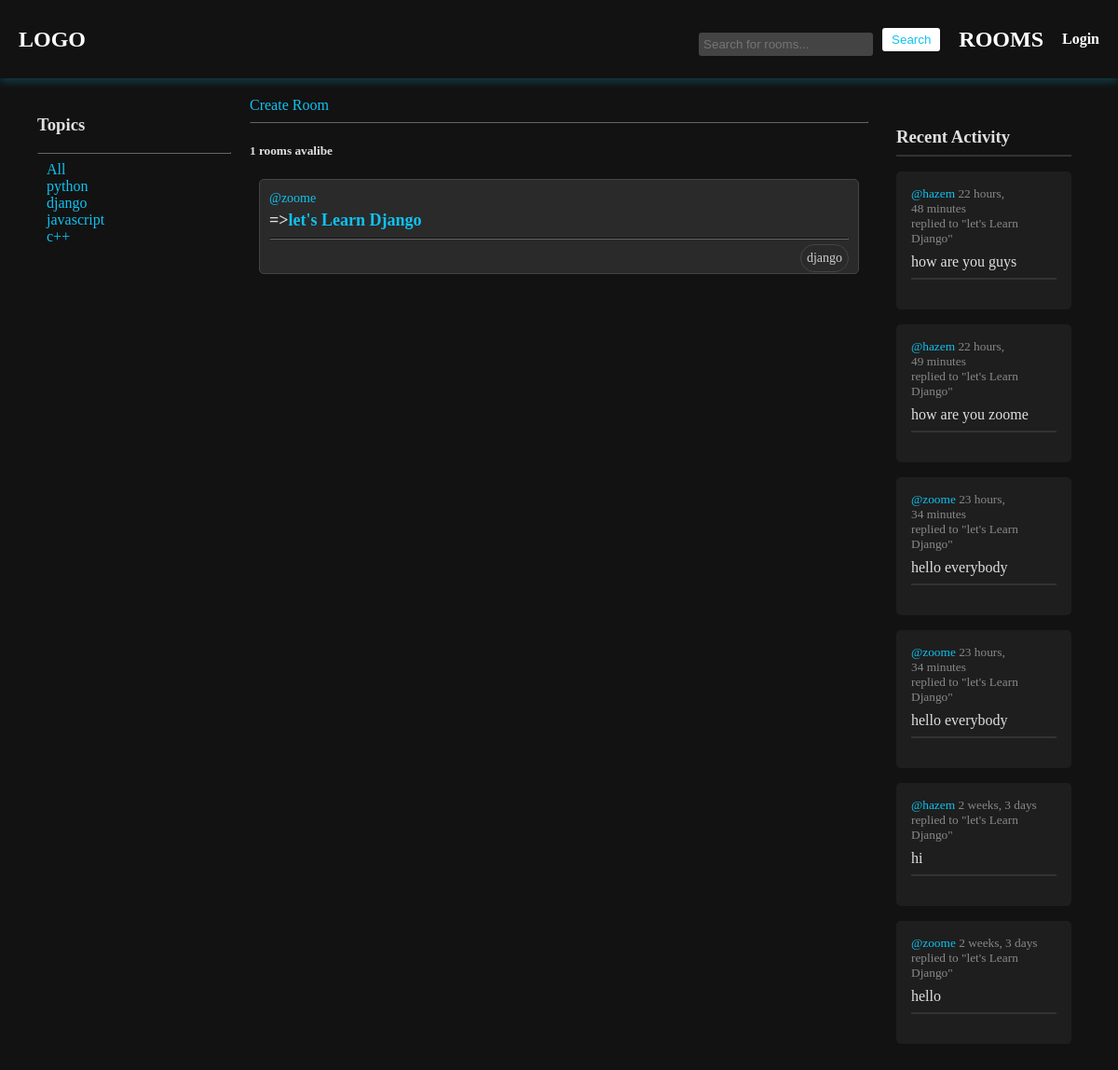
/rooms/?q=django, run on the app's committed database.
### app/models.py (models this page shows, shortened)
class Topic(models.Model):
    name = models.CharField(max_length=200)

class Room(models.Model):
    host = models.ForeignKey(User, on_delete=models.SET_NULL, null=True)
    topic = models.ForeignKey(Topic, on_delete=models.SET_NULL, null=True)
    name = models.CharField(max_length=200)
    description = models.TextField(null=True)
    participants = models.ManyToManyField(User, related_name="participants", blank=True)
    created = models.DateTimeField(auto_now_add=True)
    updated = models.DateTimeField(auto_now=True)
    class Meta:
        ordering = ['-updated', '-created']
    def __str__(self):
        return self.name

class User(AbstractUser):
    name = models.CharField(max_length=200, null=True)
    email = models.EmailField(unique=True)
    bio = models.TextField(null=True)
    avatar = models.ImageField(default="profile.png")
    USERNAME_FIELD = 'username'
    REQUIRED_FIELDS = []

class Message(models.Model):
    user = models.ForeignKey(User, on_delete=models.CASCADE)
    room = models.ForeignKey(Room, on_delete=models.CASCADE)
    body = models.TextField()
    created = models.DateTimeField(auto_now_add=True)
    updated = models.DateTimeField(auto_now=True)
    class Meta:
        ordering = ['-updated', '-created']

### app/views.py (the view)
# urls.py: path('rooms/', views.getRooms),
def rooms(request):
    q = request.GET.get('q')
    if q:
        contact = Room.objects.filter(
            Q(topic__name__contains=q) |
            Q(name__contains=q) |
            Q(description__contains=q)
        )
        if not contact:
            return render(request, 'room.html', {'room': None})
        room_messages = Message.objects.filter(
            Q(room__topic__name__contains=q)
        )
    else:
        contact = Room.objects.all()
        room_messages = Message.objects.filter(
            Q(room__topic__name__contains='')
        )
    rooms_count = contact.count()
    topics = Topic.objects.all()
    return render(request, 'rooms.html', {'rooms': contact, 'topics': topics, 'rooms_count': rooms_count, 'room_messages': room_messages})

### templates/rooms.html (shortened to what this page needs)
{% extends 'main.html' %}
{% block body %}
<div class="container">
    <div>
        {% include 'topic_component.html' %}
    </div>
    <div>
        <a href="/create-room">Create Room</a>
        <hr>
        <h5> {{rooms_count}} rooms avalibe</h5>
        {% include 'feed_component.html' %}
    </div>
    <div>
        {% include 'activity_component.html' %}
    </div>
</div>
{% endblock body %}

### templates/topic_component.html
<h3>Topics</h3>
<hr>
<div>
    <a href="/rooms">All</a>
</div>
{% for topic in topics %}
    <div>
        <a href="/rooms/?q={{topic.name}}">{{topic.name}}</a>
    </div>
{% endfor %}

### templates/feed_component.html (shortened to what this page needs)
<div class="room-list" style="text-align: initial;">
    {% for room in rooms %}
        <div class="room-item">
            <a href="/profile/{{room.host.id}}" class="host-link">@{{room.host.username}}</a>
            <h5 class="room-title">
                =><a href="/room/{{room.id}}" class="room-link">{{room.name}}</a>
            </h5>
            <hr>
            <small class="room-topic">{{room.topic.name}}</small>
            <br>
        </div>
    {% endfor %}
</div>

### templates/activity_component.html (shortened to what this page needs)
<div class="recent-activity">
<h3>Recent Activity</h3>
<hr>
{% for message in room_messages %}
<div>
    <small><a href="/profile/{{message.user.id}}">@{{message.user}}</a> {{message.created|timesince}} </small>
    <small>replied to "{{message.room}}"</small>
    <p>{{message.body}}</p>
    <hr>
</div>
{% endfor %}
</div>

### static/styles/main.css (style rules this page uses)
body { font-family: Arial, sans-serif; margin: 0; padding: 0; background-color: #121212; color: #E0E0E0 ; font-family: cursive; }
div { padding: 0 10px 0 10px; }
a { color: #0fc3f0; text-decoration: none; }
.recent-activity { margin-top: 2rem; }
.recent-activity h3 { margin-bottom: 0.5rem; }
.recent-activity hr { border: 1px solid #333333; margin-bottom: 1rem; }
.recent-activity div { padding: 1rem; background-color: #1E1E1E; border-radius: 5px; margin-bottom: 1rem; }
.recent-activity small { display: block; color: #888888; }
.recent-activity a { color: #0fc3f0; }
.recent-activity p { color: #E0E0E0; margin: 0.5rem 0; }
hr { border-color: #666; }
.room-list { margin-top: 20px; }
.room-item { padding: 10px; border: 1px solid #444; border-radius: 5px; margin-bottom: 10px; background-color: #2a2a2a; }
.host-link { font-size: 14px; text-decoration: none; }
.room-title { font-size: 18px; margin: 5px 0; }
.room-link { text-decoration: none; }
.room-topic { float: right; font-size: 14px; color: #ccc; border: 1px solid #444; border-radius: 20px; margin-top: -3px; padding: 6px; background-color: #2a2a2a00; }

### templates/rooms.html (style rules this page uses)
.container { display: grid; grid-template-columns: 1fr 3fr 1fr; }

### data on the page
Topic: name "python"
Topic: name "django"
Topic: name "javascript"
Topic: name "c++"
Room: host.username "zoome", name "let's Learn Django", topic.name "django"
Message: user "hazem", created "22 hours, 48 minutes", room "let's Learn Django", body "how are you guys"
Message: user "hazem", created "22 hours, 49 minutes", room "let's Learn Django", body "how are you zoome"
Message: user "zoome", created "23 hours, 34 minutes", room "let's Learn Django", body "hello everybody"
Message: user "zoome", created "23 hours, 34 minutes", room "let's Learn Django", body "hello everybody"
Message: user "hazem", created "2 weeks, 3 days", room "let's Learn Django", body "hi"
Message: user "zoome", created "2 weeks, 3 days", room "let's Learn Django", body "hello"

### other printed values
{{ rooms_count }} "1"
